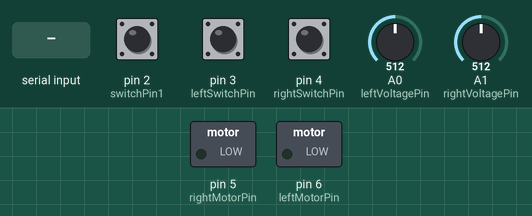
A sketch run on a simulated Arduino Uno, built with avr-gcc and run on an emulated ATmega328P. Parts: switched loads named in the sketch (green lamp = pin HIGH). Inputs (shaded band) come from the test bench; at power-on: pin 2 (switchPin1) LOW, pin 3 (leftSwitchPin) LOW, pin 4 (rightSwitchPin) LOW, A0 (leftVoltagePin) = 512, A1 (rightVoltagePin) = 512.

Above: at 1.2 s.
1.3 s: pin 2 (switchPin1) pulled HIGH for 0.15 s
2.9 s: "L" received over Serial
4.4 s: "R" received over Serial
5.9 s: pin 2 (switchPin1) pulled HIGH for 3.2 s
Timing chart, 0 to 7.2 s (numbered marks = the images above; inputs shaded):
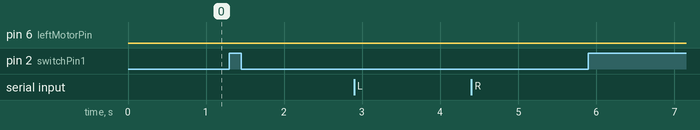

The sketch:

task41.ino
```cpp
// C++ code
//
const int switchPin1 = 2;
const int switchPin2 = 1;

const int leftSwitchPin = 3;
const int rightSwitchPin = 4;

const int leftVoltagePin = A0;
const int rightVoltagePin = A1;


const int leftMotorPin = 6;
const int rightMotorPin = 5;

void setup() {
  pinMode(switchPin1, INPUT);
  pinMode(switchPin2, INPUT);


  pinMode(leftMotorPin, OUTPUT);
  pinMode(rightMotorPin, OUTPUT);


  pinMode(leftSwitchPin, INPUT);
  pinMode(rightSwitchPin, INPUT);

  Serial.begin(9600);
}

void loop() {

 int switchState1 = digitalRead(switchPin1);
 int switchState2 = digitalRead(switchPin2);

  int leftSwitchState1 = digitalRead(leftSwitchPin);
  int rightSwitchState2 = digitalRead(rightSwitchPin);

int leftVoltage = map(analogRead(leftVoltagePin), 0, 1023, 0, 255);

int rightVoltage = map(analogRead(rightVoltagePin), 0, 1023, 0, 255);

  if(switchState1 == HIGH){
    (leftSwitchState1 == HIGH);
     digitalWrite(leftMotorPin, HIGH);
    analogWrite(leftMotorPin, leftVoltage);
    } else {
    digitalWrite(leftMotorPin, LOW);
  }

  if(switchState2 == HIGH){
    (rightSwitchState2 == HIGH);
    digitalWrite(rightMotorPin, HIGH);
    analogWrite(rightMotorPin, rightVoltage);
  } else {
    digitalWrite(rightMotorPin, LOW);
  }

  if (Serial.available() > 0) {
    char reading = Serial.read();
    if (reading == 'L') {
      digitalWrite(leftMotorPin, HIGH);
    } else if (reading == 'R') {
      digitalWrite(rightMotorPin, HIGH);
    } else if (reading == 'S') {
      digitalWrite(leftMotorPin, LOW);
      digitalWrite(rightMotorPin, LOW);
    }
  }
}
```
